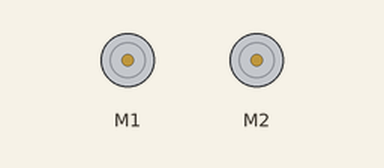
A sketch run on a simulated Arduino Uno, built with avr-gcc and run on an emulated ATmega328P. Parts: 2 × DC motor (green arrow = forward, orange = backward, longer = faster).

Above: at 0.1 s.
At 10.1 s:
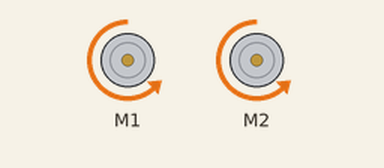
Timing chart, 0 to 16.5 s (numbered marks = the images above):
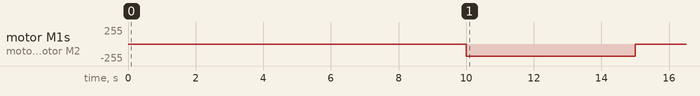

The sketch:

test_Motion.ino
```cpp
#include <Motion.h>
#include <Position.h>

#include <AFMotor.h>
#include <RobotMotor.h>
#include <Pins.h>
#include <PS2.h>
#include <HMC5883L.h>
#include <Wire.h>
#include <EEPROM.h>

Motion motion;

void setup(){
    motion.init();
    Serial.begin(9600);
    delay(10000);
    motion.moveForward(30);
    delay(5000);
    motion.stop();
    //motion.penguinWalking();
    delay(500);
}

void loop(){

}
```
